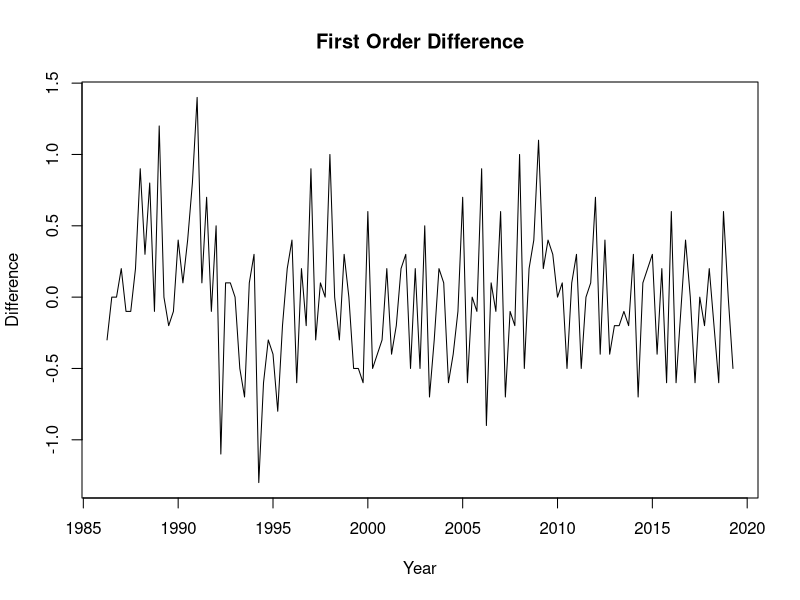

Here is the R script that generated this plot:
unemp = scan('unemp_nz_quarterly_1986Q1-2019Q2.txt')
unemp = ts(unemp, frequency = 4, start = 1986)
diff1 = diff(unemp)
plot(diff1, xlab = 'Year', ylab = 'Difference',
     main = 'First Order Difference')